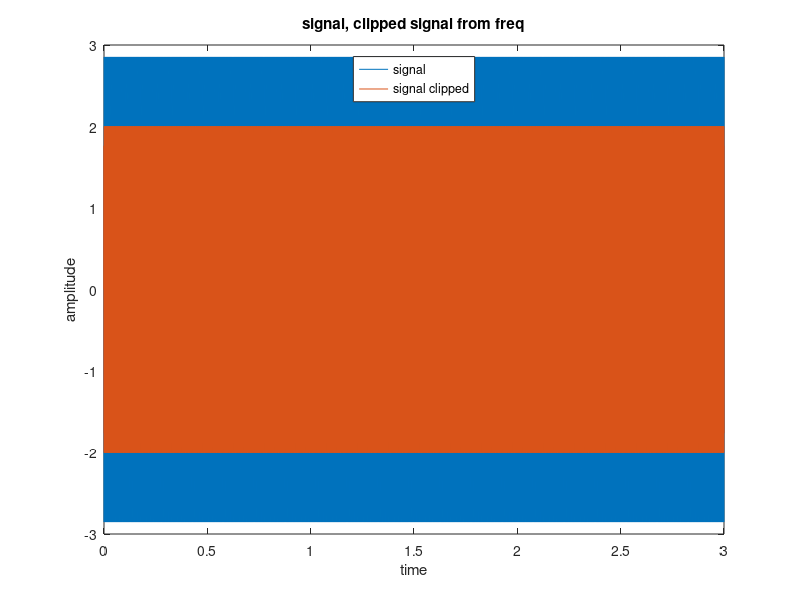
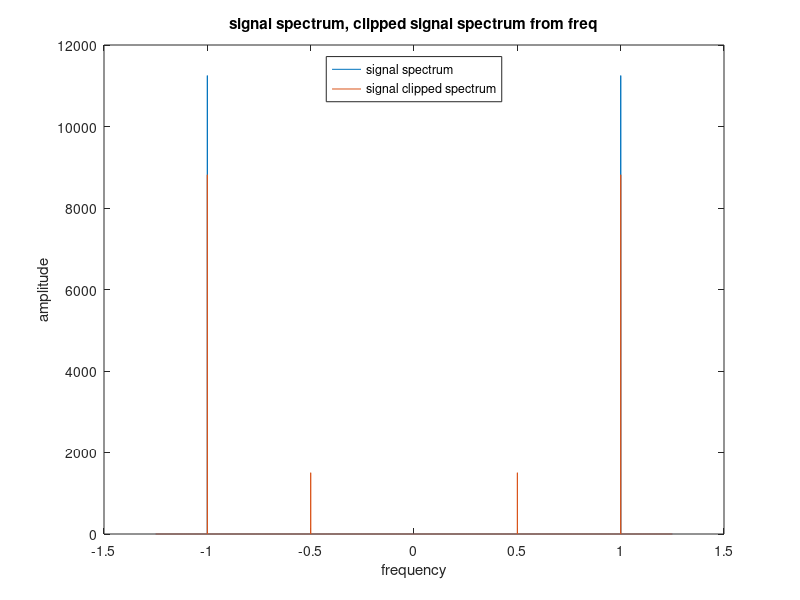

The MATLAB source for these figures, in order: (Note: this script raises an error after producing the figures.)
clear; clc; close all;

amp = 3;
freq = 1000;
fs = 2500;
dt = 1/fs;
t = 0:dt:3-dt;
signal = amp * sin(2*pi*freq*t);

N = fs * 3;
signal_spec = fft(signal,N);

signal_write = signal / (max(abs(signal)));     %had to normalise signal cause it is too wide
audiowrite('sinusoida.wav', signal_write, fs);

clipping_amp = 2;
singal_clipped = signal .* (signal <= clipping_amp & signal >= -clipping_amp) + clipping_amp .* (signal > clipping_amp) + (-clipping_amp) * (signal < -clipping_amp);

singal_clipped_spec = fft(singal_clipped);

axis = linspace(-fs/2, fs/2, N);

figure;
plot(t, signal, t, singal_clipped);
xlabel('time'); ylabel('amplitude'); title('signal, clipped signal from freq');
legend('signal', 'signal clipped', 'Location', 'north');

figure;
plot(axis/1000, fftshift(abs(signal_spec)), axis/1000, fftshift(abs(singal_clipped_spec)));
xlabel('frequency'); ylabel('amplitude'); title('signal spectrum, clipped signal spectrum from freq');
legend('signal spectrum', 'signal clipped spectrum', 'Location', 'north');

fprintf("As can be seen from the graphs, after the clipping effect the fundamental harmonic became slightly " + ...
        "less, but a few small ones appeared.")